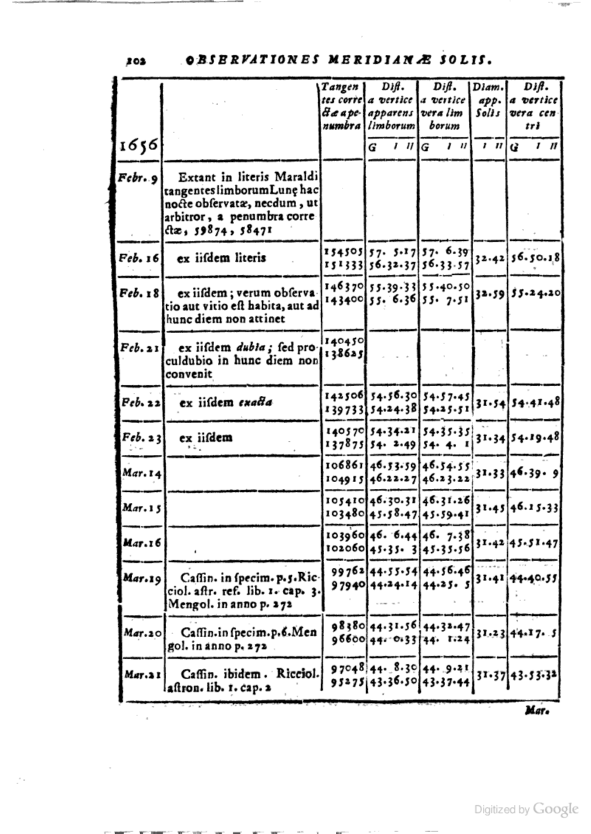
#> input picture docs/assets/images/gb_gBAAnTXm89EC_000108.png, 1771 x 2500 px, found by its file name (shown at 1/3 size)
$ jupyter execute --allow-errors solar_observations_data.ipynb   (shell and % lines are left out)
#> lines starting #> are read from the running program, lines starting #| are printed output that depends on the picture; after the words box and inside, x2 and y2 are one past the last pixel; in counts of white or black regions, pixels touching at a corner belong together
[cell 1]
import cv2
from PIL import Image
import numpy as np
import math

import matplotlib.pyplot as plt
import matplotlib as mpl

from ipywidgets import interact, interactive, fixed, interact_manual
import ipywidgets as widgets

mpl.rcParams['image.cmap'] = 'gray'
mpl.rcParams['figure.figsize'] = (20, 10)

[cell 2]
file = "images/bub_gb_gBAAnTXm89EC_images/gb_gBAAnTXm89EC_000108.png"
# file = "images/bub_gb_gBAAnTXm89EC_images/gb_gBAAnTXm89EC_000364.png"
img = cv2.imread(file, 0)
#> img is the input picture: shape (2500, 1771); min 0, max 255, mean 229.6

[cell 3]
(thresh, img_bin) = cv2.threshold(img, 128, 255,
                    cv2.THRESH_BINARY|cv2.THRESH_OTSU)
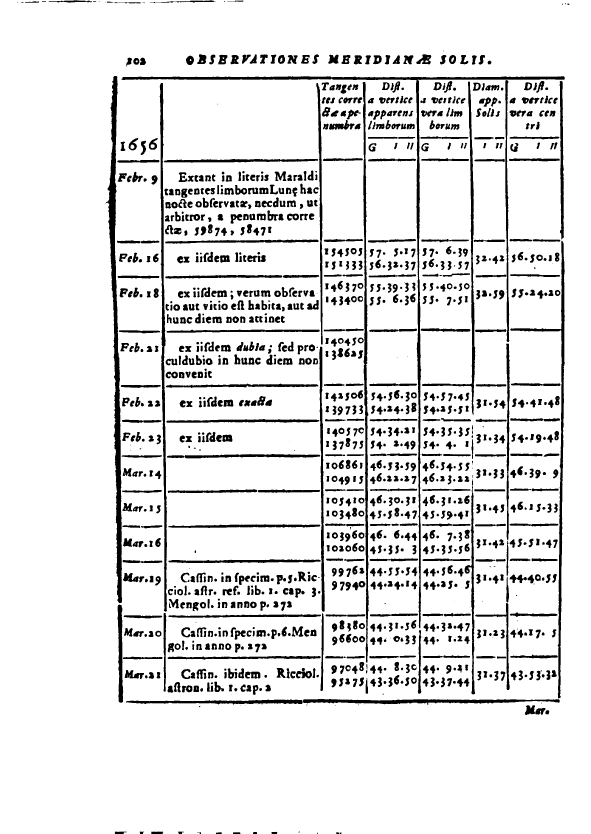
#> img_bin: shape (2500, 1771) (shown at 1/3 size); 89.3% white; 1433 black regions (78 under 20 px), largest, box (x1, y1, x2, y2) and area: (316, 228, 367, 1809) 23213, (364, 229, 1694, 1885) 21082, (1088, 246, 1106, 1988) 11713
#> thresh = 127

# Invert the image
img_bin = 255 - img_bin

img_bin = cv2.GaussianBlur(img_bin, (31,41), sigmaX=20)
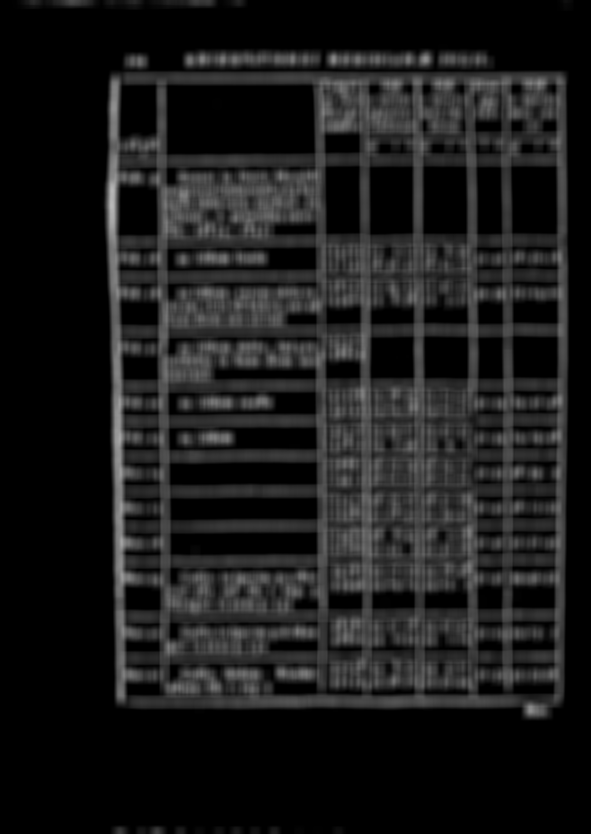
#> img_bin: shape (2500, 1771) (shown at 1/3 size); min 0, max 186, mean 27.2

plt.axis("off")
plt.imshow(cv2.hconcat([img, img_bin]))
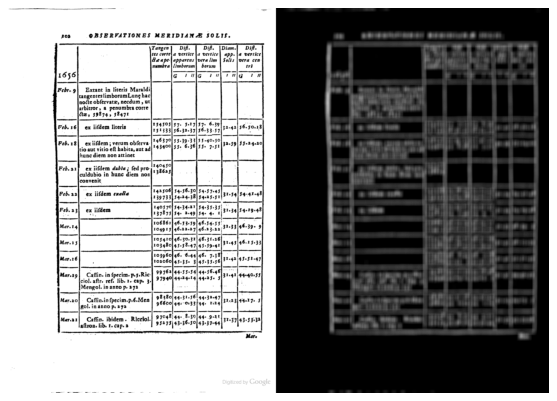
#> figure drawn by matplotlib, 1 panel

[cell 4]
def f(x):
    # Defining a kernel length
    global horizontal_lines_img, verticle_lines_img, kernel
    kernel_length = np.array(img).shape[1]//x

    # A verticle kernel of (1 X kernel_length), which will detect all the verticle lines from the image.
    verticle_kernel = cv2.getStructuringElement(cv2.MORPH_RECT, (1, kernel_length))

    # A horizontal kernel of (kernel_length X 1), which will help to detect all the horizontal line from the image.
    hori_kernel = cv2.getStructuringElement(cv2.MORPH_RECT, (kernel_length, 1))

    # A kernel of (3 X 3) ones.
    kernel = cv2.getStructuringElement(cv2.MORPH_RECT, (3, 3))

    # Morphological operation to detect vertical lines from an image
    img_temp1 = cv2.erode(img_bin, verticle_kernel, iterations=3)
    verticle_lines_img = cv2.dilate(img_temp1, verticle_kernel, iterations=3)
    cv2.imwrite("verticle_lines.jpg",verticle_lines_img)

    # Morphological operation to detect horizontal lines from an image
    img_temp2 = cv2.erode(img_bin, hori_kernel, iterations=3)
    horizontal_lines_img = cv2.dilate(img_temp2, hori_kernel, iterations=3)
    plt.subplot(1, 2, 1)  # 2 rows, 2 columns, 1st subplot = top left
    plt.imshow(verticle_lines_img);
    plt.axis('off')

    plt.subplot(1, 2, 2)  # 2 rows, 2 columns, 2nd subplot = top right
    plt.imshow(horizontal_lines_img);
    plt.axis('off')

interact(f,  x=widgets.IntSlider(min=1,max=255,step=1,value=4));
#> the sliders are set to x = 4
#> in f, `horizontal_lines_img = cv2.dilate(img_temp2, hori_kernel, iterations=3)`:
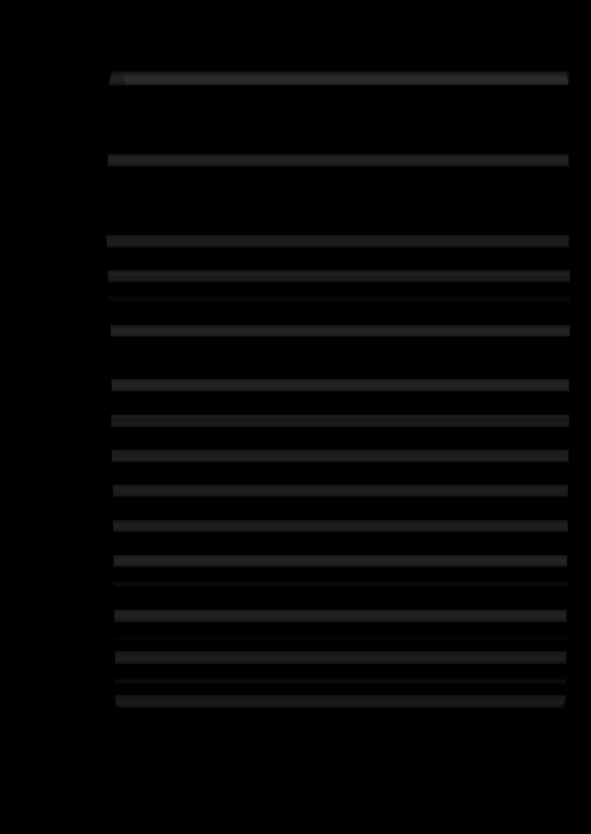
#> horizontal_lines_img: shape (2500, 1771) (shown at 1/3 size); min 0, max 45, mean 4.6

[cell 5]
# Weighting parameters, this will decide the quantity of an image to be added to make a new image.
alpha = 0.5
beta = 1.0 - alpha
# This function helps to add two image with specific weight parameter to get a third image as summation of two image.
img_final_bin = cv2.addWeighted(verticle_lines_img, alpha, horizontal_lines_img, beta, 0.0)
img_final_bin = cv2.erode(~img_final_bin, kernel, iterations=2)
(thresh, img_final_bin) = cv2.threshold(img_final_bin, 128,255, cv2.THRESH_BINARY | cv2.THRESH_OTSU)
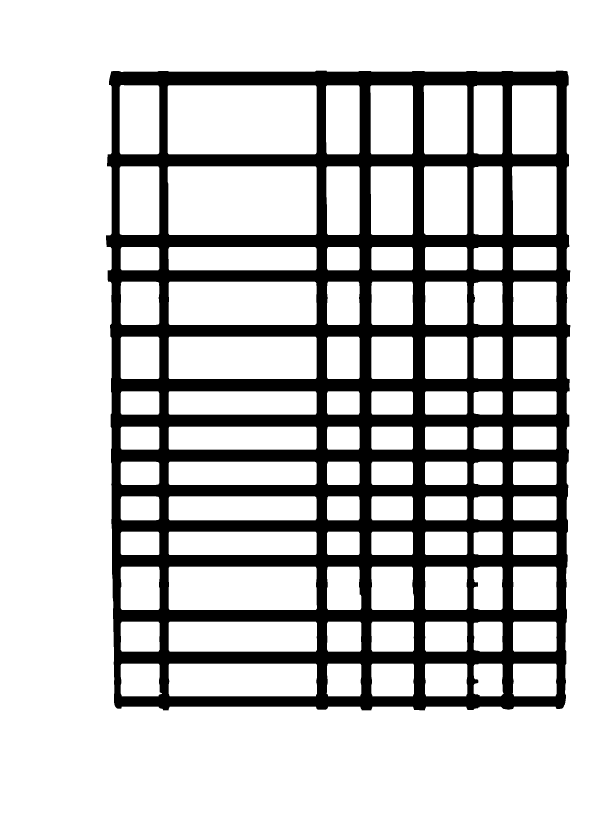
#> img_final_bin: shape (2500, 1771) (shown at 1/3 size); 77.1% white; 1 black region
#> thresh = 244
plt.axis('off')
plt.imshow(img_final_bin)

[cell 6]
def sort_contours(cnts, method="left-to-right"):
    # initialize the reverse flag and sort index
    reverse = False
    i = 0

    # handle if we need to sort in reverse
    if method == "right-to-left" or method == "bottom-to-top":
        reverse = True

    # handle if we are sorting against the y-coordinate rather than
    # the x-coordinate of the bounding box
    if method == "top-to-bottom" or method == "bottom-to-top":
        i = 1

    # construct the list of bounding boxes and sort them from top to
    # bottom
    boundingBoxes = [cv2.boundingRect(c) for c in cnts]
    (cnts, boundingBoxes) = zip(*sorted(zip(cnts, boundingBoxes),
        key=lambda b:b[1][i], reverse=reverse))

    # return the list of sorted contours and bounding boxes
    return (cnts, boundingBoxes)

# Find contours for image, which will detect all the boxes
contours, hierarchy = cv2.findContours(img_final_bin, cv2.RETR_TREE, cv2.CHAIN_APPROX_SIMPLE)
#> contours = 93 contours; largest, box (x1, y1, x2, y2) and area: (0, 0, 1771, 2500) 4423230, (317, 211, 1712, 2132) 2608103, (503, 256, 950, 463) 91852, (503, 499, 950, 705) 91096, (506, 1700, 951, 1830) 57083

# Sort all the contours by top to bottom.
(contours, boundingBoxes) = sort_contours(contours, method="top-to-bottom")
#> in sort_contours, `boundingBoxes = [cv2.boundingRect(c) for c in cnts]`: boundingBoxes = 93 items, first 6: (0, 0, 1771, 2500), (317, 211, 1395, 1921), (1538, 1991, 132, 98), (1421, 1991, 90, 98), (1275, 1991, 127, 98), (1114, 1991, 128, 98)
#> in sort_contours, `(cnts, boundingBoxes) = zip(*sorted(zip(cnts, boundingBoxes), key=lamb..`: cnts has the same summary as contours outside sort_contours; boundingBoxes = 93 items, first 6: (0, 0, 1771, 2500), (317, 211, 1395, 1921), (359, 255, 119, 208), (1536, 256, 134, 207), (1421, 256, 87, 207), (1271, 256, 131, 207)

[cell 7]
box_list = []
contour_list = []
hull_list = []
height, width = img.shape
#> height = 2500; width = 1771
blank_image = 255 - np.zeros((height, width), np.uint8)

for contour, boundingBox in zip(contours, boundingBoxes):
    area = cv2.contourArea(contour)
    if area > 2000 and area < 100000:
        hull = cv2.convexHull(contour)
        hull_list.append(hull)
        cv2.drawContours(blank_image, [hull], -1, 0, -1)
        box_list.append(boundingBox)
        contour_list.append(contour)
#> this loop made 93 passes
#> (boundingBox, area) on passes 2 to 13: ((317, 211, 1395, 1921), 2608103), ((359, 255, 119, 208), 24287.5), ((1536, 256, 134, 207), 27378.5), ((1421, 256, 87, 207), 17639), ((1271, 256, 131, 207), 26567.5), ((1111, 256, 128, 207), 25956), ((978, 256, 101, 207), 20538.5), ((503, 256, 447, 207), 91852.5), ((1536, 499, 134, 206), 26834), ((1421, 499, 87, 206), 17553.5), ((1272, 499, 130, 206), 26412.5), ((1112, 499, 127, 206), 25687)
#> area on passes 61 to 66: 8914, 8770, 6843, 31421.5, 8116, 8957
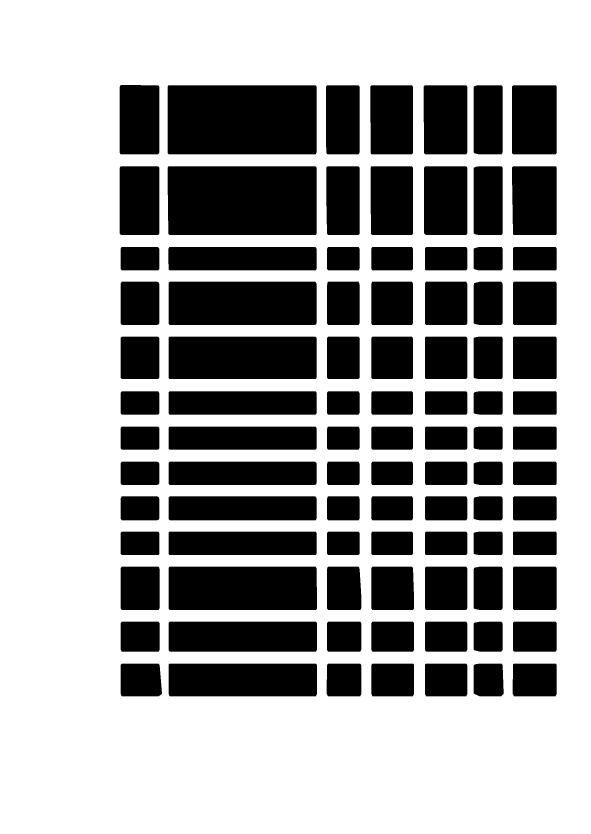
#> blank_image: shape (2500, 1771) (shown at 1/3 size); 64% white; 91 black regions
#> after the loop, box_list = 91 items, first 6: (359, 255, 119, 208), (1536, 256, 134, 207), (1421, 256, 87, 207), (1271, 256, 131, 207), (1111, 256, 128, 207), (978, 256, 101, 207); contour_list = 91 contours; largest, box (x1, y1, x2, y2) and area: (503, 256, 950, 463) 91852, (503, 499, 950, 705) 91096, (506, 1700, 951, 1830) 57083, (506, 845, 950, 975) 57069, (506, 1010, 950, 1137) 55801; hull_list = 91 contours; largest, box (x1, y1, x2, y2) and area: (503, 256, 950, 463) 91856, (503, 499, 950, 705) 91250, (506, 1700, 951, 1830) 57196, (506, 845, 950, 975) 57118, (506, 1010, 950, 1137) 55803

print(len(box_list))
#| 91

[cell 8]
plt.subplot(1, 2, 1)
plt.imshow(img)
plt.subplot(1, 2, 2)
plt.imshow(blank_image);

[cell 9]
ROI_number = 0
ROI_list = []
for c in hull_list:
    x,y,w,h = cv2.boundingRect(c)
    ROI = img[y:y+h, x:x+w]
    ROI_list.append(ROI)
    cv2.imwrite('ROI_{}.png'.format(ROI_number), ROI)
    ROI_number += 1
#> this loop made 91 passes
#> (x, y, w, h) on passes 1 to 12: (359, 255, 119, 208), (1536, 256, 134, 207), (1421, 256, 87, 207), (1271, 256, 131, 207), (1111, 256, 128, 207), (978, 256, 101, 207), (503, 256, 447, 207), (1536, 499, 134, 206), (1421, 499, 87, 206), (1272, 499, 130, 206), (1112, 499, 127, 206), (979, 499, 100, 206)
#> pass 1, `ROI = img[y:y+h, x:x+w]`:
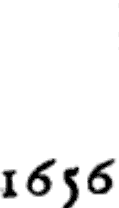
#> ROI: shape (208, 119); min 0, max 255, mean 239.8
#> pass 2, `ROI = img[y:y+h, x:x+w]`:
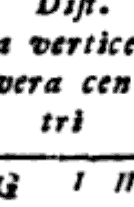
#> ROI: shape (207, 134); min 0, max 255, mean 213.3
#> pass 3, `ROI = img[y:y+h, x:x+w]`:
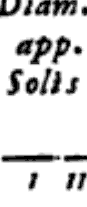
#> ROI: shape (207, 87); min 0, max 255, mean 214.5
#> after the loop, ROI_list = 91 items; ROI_number = 91

[cell 10]
plt.imshow(ROI_list[22])
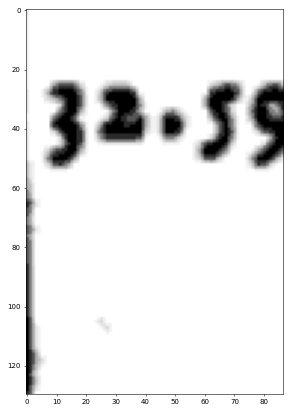
#> figure drawn by matplotlib, 1 panel
